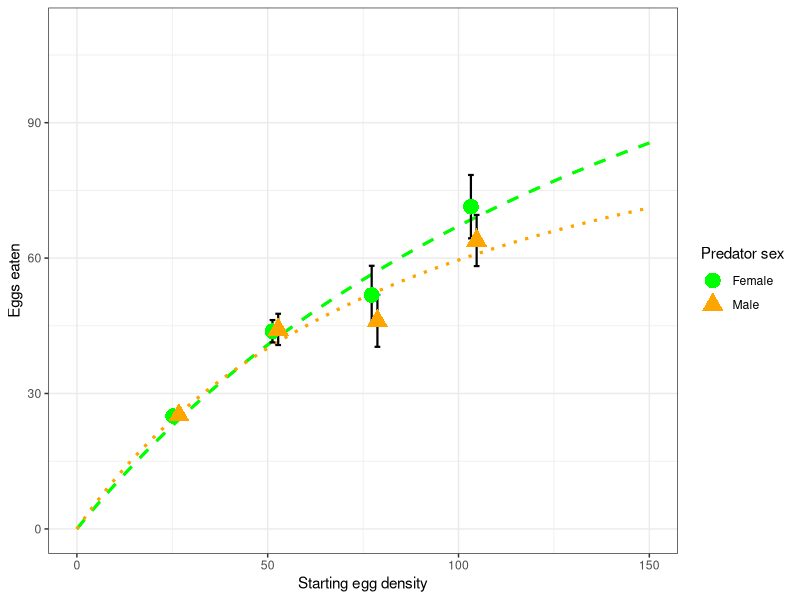

R code for this plot:
# Functional response of four predator species to varied densities of stink bug eggs

#bring data in
Cricket<-read.csv(file="Cricket.csv", header=T)
Orius<-read.csv(file="Orius.csv", header=T)
Grasshopper<-read.csv(file="Grasshopper.csv", header=T)
Katydid<-read.csv(file="Katydid.csv", header=T)

#create subsets as necessary for each species- by sex 
Cricket.F<-Cricket[which(Cricket$predator_sex=="Female"),]
Cricket.M<-Cricket[which(Cricket$predator_sex=="Male"),]


#we're going to use the approach of a two stage analysis. Basically, step one is determine
#what the response is, then step 2 is fit the data to the appropriate response and build a plot

#step 1- find out the fit

# fit to Juilano 2001 model to determine type of functional response for each species (by sex)
# juliano created an nth order logistic equation to model the relationship between the number
# of prey consumed and the initial prey density. It should be sufficient to take this model 
# just to cubic form, and if the fit is poor from there, reduce the order.
# The way this fit is used, if the linear coefficient (P1) is negative
# then we consider the functional response to be of type II, but if it's positive
# then the functional response is type III. If P1 is not significant, reduce the order 
# (ie set P3 to zero) and refit.

#first chose some starting values for the coefficients we're trying to estimate

P0<-0
P1<-0
P2<-0
P3<-0

Cricket.F.fit<-nls(Pconsumed~
                     exp(P0+
                           P1*eggs_start+
                           P2*eggs_start^2+
                           P3*eggs_start^3)/(
                             1+exp(P0+
                                     P1*eggs_start+
                                     P2*eggs_start^2+
                                     P3*eggs_start^3)), 
                   start=list(P0=P0, P1=P1, P2=P2, P3=P3),
                   data=Cricket.F)

summary(Cricket.F.fit)

#this results in a non-significant value for P1. Let's refit without the 3rd order
#polynomial
Cricket.F.fit<-nls(Pconsumed~
                     exp(P0+
                           P1*eggs_start+
                           P2*eggs_start^2)/(
                             1+exp(P0+
                                     P1*eggs_start+
                                     P2*eggs_start^2)), 
                   start=list(P0=P0, P1=P1, P2=P2),
                   data=Cricket.F)

summary(Cricket.F.fit)

#this analysis results in weak evidence for a type II functional response among 
# female crickets (P<0.1)- so it's probably a type II response, but variable data-
# we'll see more when we fit the type II equation and plot the data

#let's look at cricket males


Cricket.M.fit<-nls(Pconsumed~
                     exp(P0+
                           P1*eggs_start+
                           P2*eggs_start^2+
                           P3*eggs_start^3)/(
                             1+exp(P0+
                                     P1*eggs_start+
                                     P2*eggs_start^2+
                                     P3*eggs_start^3)), 
                   start=list(P0=P0, P1=P1, P2=P2, P3=P3),
                   data=Cricket.M)

summary(Cricket.M.fit)

#once again, a non-significant value for P1, so we'll reduce the complexity of the polynomial

Cricket.M.fit<-nls(Pconsumed~
                     exp(P0+
                           P1*eggs_start+
                           P2*eggs_start^2)/(
                             1+exp(P0+
                                     P1*eggs_start+
                                     P2*eggs_start^2)), 
                   start=list(P0=P0, P1=P1, P2=P2),
                   data=Cricket.M)

summary(Cricket.M.fit)

#significant negative P1! We have a type II

###
# step 2- fit the functional response

#fit curve of relevant type to determine consumption rate as a function of egg density

# to define the functional response, we can either fit the Holling disc equation. We'll assume 
# type II responses for now, and refit if necessary, but type II responses are generally more 
#in lab experiments

#Because the experiment allowed prey to become depleted without replacement, the appropriate
#model to fit in the context here is Rogers (1972) random predator equation. This takes the
# form Ne=N0*(1-exp(a(Th*Ne-a))) for a type II. HOWEVER! This model in general has poorer
#empirical fit than the Holling's disc equation, so we'll fit both, and let the data tell us
#how to proceed. Note that 1/Th is the asymptote of the curve

#Whatever the model, we're trying to find the values for a, attack rate, and Th, handling time
#so we need starting values


a<-1
Th<-0

#fit the random predator equation
Cricket.F.random<-nls(eggs_eaten~eggs_start*(1-exp(a*(Th*eggs_eaten-1))), 
                      start=list(a=a,Th=Th),
                      data=Cricket.F)

summary(Cricket.F.random)
AIC(Cricket.F.random)

#fit the Holling's disc equation

Cricket.F.holling<-nls(eggs_eaten~eggs_start*a /(1+a*Th*eggs_start), 
                      start=list(a=a,Th=Th),
                      data=Cricket.F)

summary(Cricket.F.holling)
AIC(Cricket.F.holling)

#and what we find here is the Random predator equation has a better fit (ie it has a smaller AIC)
#but it doesn't produce a significant coefficient

#but we'd like an estimate of the asymptote anyway, so let's use the Holling model

Cricket.F.asymptote<-1/(summary(Cricket.F.holling)$coefficients[2,1])
Cricket.F.asymptote
#propagate the error
Cricket.F.asymptote.se<-Cricket.F.asymptote^2*summary(Cricket.F.holling)$coefficients[2,2]
Cricket.F.asymptote.se

######
#repeat this analysis with cricket males

#fit the random predator equation
Cricket.M.random<-nls(eggs_eaten~eggs_start*(1-exp(a*(Th*eggs_eaten-1))), 
                      start=list(a=a,Th=Th),
                      data=Cricket.M)

summary(Cricket.M.random)
AIC(Cricket.M.random)

#fit the Holling's disc equation

Cricket.M.holling<-nls(eggs_eaten~eggs_start*a /(1+a*Th*eggs_start), 
                       start=list(a=a,Th=Th),
                       data=Cricket.M)

summary(Cricket.M.holling)
AIC(Cricket.M.holling)

#and what we find here is the Random predator equation has a better fit (ie it has a smaller AIC)
#but it doesn't produce a significant coefficient

#but we'd like an estimate of the asymptote anyway, so let's use the Holling model

Cricket.M.asymptote<-1/(summary(Cricket.M.holling)$coefficients[2,1])
Cricket.M.asymptote
#propagate the error
Cricket.M.asymptote.se<-Cricket.M.asymptote^2*summary(Cricket.M.holling)$coefficients[2,2]
Cricket.M.asymptote.se


#create plots to illustrate fit

#for each taxon, we'll want to have M and F data plotted in the same chart. This means we'll
#need to operate on the full dataset when creating the plot. We want to do this in ggplot2
# and we'll need to create summary data to achieve this

library(plyr)
library(ggplot2)

#choose colors for each sex
female<-"green"
male<-"orange"

#calculate mean and SEM for each treatment
Cricket.summary<-ddply(Cricket, c("predator_sex", "eggs_start"), summarise,
                       mean_eggs_eaten=mean(eggs_eaten), n=length(eggs_eaten),
                       sem=sd(eggs_eaten)/sqrt(n))

#create objects describing functions for plotting our fits
#females
a<-summary(Cricket.F.holling)$coefficients[1,1]
Th<-summary(Cricket.F.holling)$coefficients[2,1]
Cricket.F.func.holling<-function(x)  x*a /(1+a*Th*x)
#males
am<-summary(Cricket.M.holling)$coefficients[1,1]
Thm<-summary(Cricket.M.holling)$coefficients[2,1]
Cricket.M.func.holling<-function(x)  x*am /(1+am*Thm*x)

# The errorbars overlapped, so use position_dodge to move them horizontally
pd <- position_dodge(3) # move them .05 to the left and right

Cricket.plot<-ggplot(Cricket.summary, aes(x=eggs_start, y=mean_eggs_eaten, 
                                          color=predator_sex, shape=predator_sex))+
  scale_color_manual(values=c(female, male), name="Predator sex")+
  scale_shape_manual(values=c(16,17), name="Predator sex")+
  stat_function(fun=Cricket.F.func.holling, colour=female, size=1, linetype="dashed")+
  stat_function(fun=Cricket.M.func.holling, colour=male, size=1, linetype="dotted")+ 
  geom_errorbar(aes(ymin=mean_eggs_eaten-sem, ymax=mean_eggs_eaten+sem, color=predator_sex), 
               position=pd, color="black", width=3, size=0.75, show.legend=FALSE) +
  xlim(0, 150)+ylim(0,110)+
  xlab("Starting egg density")+ylab("Eggs eaten")+
  geom_point(position=pd, size=5, show.legend=TRUE)+
  theme_bw()+ theme(legend.key=element_rect(colour=NA))
  

Cricket.plot
